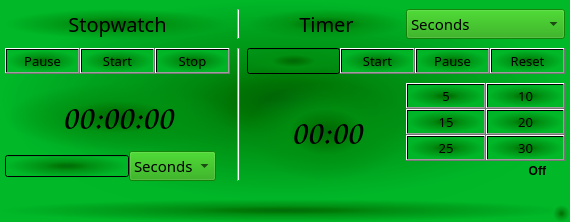
<?xml version="1.0" encoding="UTF-8"?>
<ui version="4.0">
 <class>MainWindow</class>
 <widget class="QMainWindow" name="MainWindow">
  <property name="geometry">
   <rect>
    <x>0</x>
    <y>0</y>
    <width>570</width>
    <height>222</height>
   </rect>
  </property>
  <property name="windowTitle">
   <string>Timer and Stopwatch</string>
  </property>
  <property name="windowIcon">
   <iconset>
    <normaloff>iconey.png</normaloff>iconey.png</iconset>
  </property>
  <property name="styleSheet">
   <string notr="true">background-color: qradialgradient(spread:pad, cx:0.5, cy:0.5, radius:0.5, fx:0.5, fy:0.5, stop:0 rgba(0, 97, 6, 223), stop:0.185042 rgba(0, 116, 4, 233), stop:0.359003 rgba(0, 138, 16, 235), stop:1 rgba(0, 184, 41, 233));
selection-background-color: qlineargradient(spread:pad, x1:0.5, y1:0.9, x2:0.5, y2:0, stop:0 rgba(7, 47, 9, 236), stop:1 rgba(4, 216, 0, 127));
alternate-background-color: qlineargradient(spread:pad, x1:0.5, y1:0.9, x2:0.5, y2:0, stop:0 rgba(7, 47, 9, 236), stop:1 rgba(4, 216, 0, 127));</string>
  </property>
  <property name="iconSize">
   <size>
    <width>25</width>
    <height>25</height>
   </size>
  </property>
  <property name="toolButtonStyle">
   <enum>Qt::ToolButtonIconOnly</enum>
  </property>
  <widget class="QWidget" name="centralwidget">
   <layout class="QGridLayout" name="gridLayout">
    <property name="sizeConstraint">
     <enum>QLayout::SetDefaultConstraint</enum>
    </property>
    <property name="leftMargin">
     <number>5</number>
    </property>
    <property name="topMargin">
     <number>0</number>
    </property>
    <property name="rightMargin">
     <number>5</number>
    </property>
    <property name="bottomMargin">
     <number>7</number>
    </property>
    <property name="horizontalSpacing">
     <number>7</number>
    </property>
    <property name="verticalSpacing">
     <number>0</number>
    </property>
    <item row="0" column="2">
     <layout class="QHBoxLayout" name="horizontalLayout_4">
      <item>
       <widget class="QLabel" name="LabelT_Outp">
        <property name="font">
         <font>
          <family>Sitka Small</family>
          <pointsize>15</pointsize>
         </font>
        </property>
        <property name="styleSheet">
         <string notr="true">background-color: qradialgradient(spread:pad, cx:0.5, cy:0.5, radius:0.5, fx:0.5, fy:0.5, stop:0 rgba(0, 97, 6, 223), stop:0.193548 rgba(0, 116, 4, 233), stop:0.476369 rgba(0, 144, 17, 208), stop:1 rgba(0, 184, 41, 0));</string>
        </property>
        <property name="text">
         <string>Timer</string>
        </property>
        <property name="alignment">
         <set>Qt::AlignCenter</set>
        </property>
       </widget>
      </item>
      <item>
       <widget class="QComboBox" name="ComboBox_Timer">
        <property name="font">
         <font>
          <family>Sitka Small</family>
          <pointsize>11</pointsize>
         </font>
        </property>
        <property name="styleSheet">
         <string notr="true">background-color: rgba(24, 161, 0, 200);</string>
        </property>
        <item>
         <property name="text">
          <string>Seconds</string>
         </property>
        </item>
        <item>
         <property name="text">
          <string>Minutes</string>
         </property>
        </item>
        <item>
         <property name="text">
          <string>Hours</string>
         </property>
        </item>
        <item>
         <property name="text">
          <string>Days</string>
         </property>
        </item>
       </widget>
      </item>
     </layout>
    </item>
    <item row="2" column="2">
     <layout class="QHBoxLayout" name="horizontalLayout_2" stretch="0,0,0,0">
      <property name="spacing">
       <number>0</number>
      </property>
      <property name="leftMargin">
       <number>0</number>
      </property>
      <property name="topMargin">
       <number>0</number>
      </property>
      <property name="rightMargin">
       <number>0</number>
      </property>
      <property name="bottomMargin">
       <number>0</number>
      </property>
      <item>
       <widget class="QLineEdit" name="LineEdit_Inp_Timer">
        <property name="font">
         <font>
          <family>Sitka Small</family>
          <pointsize>10</pointsize>
          <weight>50</weight>
          <bold>false</bold>
         </font>
        </property>
        <property name="styleSheet">
         <string notr="true">background-color: qradialgradient(spread:pad, cx:0.5, cy:0.5, radius:0.5, fx:0.5, fy:0.5, stop:0 rgba(0, 97, 6, 223), stop:0.193548 rgba(0, 116, 4, 233), stop:0.476369 rgba(0, 144, 17, 208), stop:1 rgba(0, 184, 41, 0));
gridline-color: rgb(0, 0, 0);</string>
        </property>
        <property name="maxLength">
         <number>5</number>
        </property>
        <property name="frame">
         <bool>true</bool>
        </property>
        <property name="echoMode">
         <enum>QLineEdit::Normal</enum>
        </property>
        <property name="alignment">
         <set>Qt::AlignCenter</set>
        </property>
       </widget>
      </item>
      <item>
       <widget class="QPushButton" name="Button_Start_Timer">
        <property name="sizePolicy">
         <sizepolicy hsizetype="Fixed" vsizetype="Fixed">
          <horstretch>0</horstretch>
          <verstretch>0</verstretch>
         </sizepolicy>
        </property>
        <property name="baseSize">
         <size>
          <width>0</width>
          <height>0</height>
         </size>
        </property>
        <property name="font">
         <font>
          <family>Sitka Small</family>
          <pointsize>10</pointsize>
          <weight>50</weight>
          <bold>false</bold>
         </font>
        </property>
        <property name="styleSheet">
         <string notr="true"/>
        </property>
        <property name="text">
         <string>Start</string>
        </property>
       </widget>
      </item>
      <item>
       <widget class="QPushButton" name="Button_Pause_Timer">
        <property name="sizePolicy">
         <sizepolicy hsizetype="Fixed" vsizetype="Fixed">
          <horstretch>0</horstretch>
          <verstretch>0</verstretch>
         </sizepolicy>
        </property>
        <property name="baseSize">
         <size>
          <width>0</width>
          <height>0</height>
         </size>
        </property>
        <property name="font">
         <font>
          <family>Sitka Small</family>
          <pointsize>10</pointsize>
          <weight>50</weight>
          <bold>false</bold>
         </font>
        </property>
        <property name="text">
         <string>Pause</string>
        </property>
       </widget>
      </item>
      <item>
       <widget class="QPushButton" name="Button_Reset_Timer">
        <property name="enabled">
         <bool>true</bool>
        </property>
        <property name="sizePolicy">
         <sizepolicy hsizetype="Fixed" vsizetype="Fixed">
          <horstretch>0</horstretch>
          <verstretch>0</verstretch>
         </sizepolicy>
        </property>
        <property name="baseSize">
         <size>
          <width>0</width>
          <height>0</height>
         </size>
        </property>
        <property name="font">
         <font>
          <family>Sitka Small</family>
          <pointsize>10</pointsize>
          <weight>50</weight>
          <bold>false</bold>
         </font>
        </property>
        <property name="text">
         <string>Reset</string>
        </property>
       </widget>
      </item>
     </layout>
    </item>
    <item row="2" column="0">
     <layout class="QHBoxLayout" name="horizontalLayout">
      <property name="spacing">
       <number>0</number>
      </property>
      <item>
       <widget class="QPushButton" name="Button_Pause_Stopwatch">
        <property name="font">
         <font>
          <family>Sitka Small</family>
          <pointsize>10</pointsize>
          <weight>50</weight>
          <bold>false</bold>
         </font>
        </property>
        <property name="text">
         <string>Pause</string>
        </property>
       </widget>
      </item>
      <item>
       <widget class="QPushButton" name="Button_Start_Stopwatch">
        <property name="font">
         <font>
          <family>Sitka Small</family>
          <pointsize>10</pointsize>
          <weight>50</weight>
          <bold>false</bold>
         </font>
        </property>
        <property name="text">
         <string>Start</string>
        </property>
       </widget>
      </item>
      <item>
       <widget class="QPushButton" name="Button_Stop_Stopwatch">
        <property name="font">
         <font>
          <family>Sitka Small</family>
          <pointsize>10</pointsize>
          <weight>50</weight>
          <bold>false</bold>
         </font>
        </property>
        <property name="text">
         <string>Stop</string>
        </property>
       </widget>
      </item>
     </layout>
    </item>
    <item row="0" column="0">
     <widget class="QLabel" name="LabelSW_Outp">
      <property name="font">
       <font>
        <family>Sitka Small</family>
        <pointsize>15</pointsize>
       </font>
      </property>
      <property name="styleSheet">
       <string notr="true">background-color: qradialgradient(spread:pad, cx:0.5, cy:0.5, radius:0.5, fx:0.5, fy:0.5, stop:0 rgba(0, 97, 6, 223), stop:0.193548 rgba(0, 116, 4, 233), stop:0.476369 rgba(0, 144, 17, 208), stop:1 rgba(0, 184, 41, 0));</string>
      </property>
      <property name="text">
       <string>Stopwatch</string>
      </property>
      <property name="alignment">
       <set>Qt::AlignCenter</set>
      </property>
     </widget>
    </item>
    <item row="0" column="1">
     <widget class="Line" name="line_2">
      <property name="orientation">
       <enum>Qt::Vertical</enum>
      </property>
     </widget>
    </item>
    <item row="3" column="2">
     <layout class="QHBoxLayout" name="horizontalLayout_3">
      <item>
       <widget class="QLabel" name="Output_Label_Timer">
        <property name="font">
         <font>
          <family>Comic Sans MS</family>
          <pointsize>26</pointsize>
         </font>
        </property>
        <property name="styleSheet">
         <string notr="true">background-color: qradialgradient(spread:pad, cx:0.5, cy:0.5, radius:0.5, fx:0.5, fy:0.5, stop:0 rgba(0, 97, 6, 223), stop:0.193548 rgba(0, 116, 4, 233), stop:0.476369 rgba(0, 144, 17, 208), stop:1 rgba(0, 184, 41, 0));</string>
        </property>
        <property name="text">
         <string>00:00</string>
        </property>
        <property name="alignment">
         <set>Qt::AlignCenter</set>
        </property>
       </widget>
      </item>
      <item>
       <layout class="QGridLayout" name="gridLayout_2">
        <item row="1" column="1">
         <widget class="QPushButton" name="Timer_Button_20">
          <property name="font">
           <font>
            <family>Sitka Small</family>
            <pointsize>10</pointsize>
            <weight>50</weight>
            <bold>false</bold>
           </font>
          </property>
          <property name="text">
           <string>20</string>
          </property>
         </widget>
        </item>
        <item row="0" column="1">
         <widget class="QPushButton" name="Timer_Button_10">
          <property name="font">
           <font>
            <family>Sitka Small</family>
            <pointsize>10</pointsize>
            <weight>50</weight>
            <bold>false</bold>
           </font>
          </property>
          <property name="text">
           <string>10</string>
          </property>
         </widget>
        </item>
        <item row="2" column="1">
         <widget class="QPushButton" name="Timer_Button_30">
          <property name="font">
           <font>
            <family>Sitka Small</family>
            <pointsize>10</pointsize>
            <weight>50</weight>
            <bold>false</bold>
           </font>
          </property>
          <property name="styleSheet">
           <string notr="true"/>
          </property>
          <property name="text">
           <string>30</string>
          </property>
         </widget>
        </item>
        <item row="2" column="0">
         <widget class="QPushButton" name="Timer_Button_25">
          <property name="font">
           <font>
            <family>Sitka Small</family>
            <pointsize>10</pointsize>
            <weight>50</weight>
            <bold>false</bold>
           </font>
          </property>
          <property name="text">
           <string>25</string>
          </property>
         </widget>
        </item>
        <item row="1" column="0">
         <widget class="QPushButton" name="Timer_Button_15">
          <property name="font">
           <font>
            <family>Sitka Small</family>
            <pointsize>10</pointsize>
            <weight>50</weight>
            <bold>false</bold>
           </font>
          </property>
          <property name="text">
           <string>15</string>
          </property>
         </widget>
        </item>
        <item row="0" column="0">
         <widget class="QPushButton" name="Timer_Button_5">
          <property name="font">
           <font>
            <family>Sitka Small</family>
            <pointsize>10</pointsize>
            <weight>50</weight>
            <bold>false</bold>
           </font>
          </property>
          <property name="text">
           <string>5</string>
          </property>
         </widget>
        </item>
        <item row="3" column="1">
         <widget class="QCheckBox" name="CheckBox_Sound">
          <property name="font">
           <font>
            <pointsize>9</pointsize>
            <weight>75</weight>
            <bold>true</bold>
            <strikeout>false</strikeout>
           </font>
          </property>
          <property name="cursor">
           <cursorShape>ArrowCursor</cursorShape>
          </property>
          <property name="contextMenuPolicy">
           <enum>Qt::DefaultContextMenu</enum>
          </property>
          <property name="layoutDirection">
           <enum>Qt::RightToLeft</enum>
          </property>
          <property name="autoFillBackground">
           <bool>false</bool>
          </property>
          <property name="styleSheet">
           <string notr="true">background-color: rgba(24, 161, 0, 0);</string>
          </property>
          <property name="text">
           <string>Off</string>
          </property>
          <property name="icon">
           <iconset>
            <normaloff>icon_mute_t.png</normaloff>icon_mute_t.png</iconset>
          </property>
          <property name="iconSize">
           <size>
            <width>16</width>
            <height>16</height>
           </size>
          </property>
          <property name="tristate">
           <bool>false</bool>
          </property>
         </widget>
        </item>
       </layout>
      </item>
     </layout>
    </item>
    <item row="2" column="1" rowspan="2">
     <widget class="Line" name="line">
      <property name="orientation">
       <enum>Qt::Vertical</enum>
      </property>
     </widget>
    </item>
    <item row="3" column="0">
     <layout class="QVBoxLayout" name="verticalLayout">
      <item>
       <widget class="QLabel" name="Output_Label_Stopwatch">
        <property name="font">
         <font>
          <family>Comic Sans MS</family>
          <pointsize>26</pointsize>
          <strikeout>false</strikeout>
         </font>
        </property>
        <property name="styleSheet">
         <string notr="true">background-color: qradialgradient(spread:pad, cx:0.5, cy:0.5, radius:0.5, fx:0.5, fy:0.5, stop:0 rgba(0, 97, 6, 223), stop:0.193548 rgba(0, 116, 4, 233), stop:0.476369 rgba(0, 144, 17, 208), stop:1 rgba(0, 184, 41, 0));</string>
        </property>
        <property name="text">
         <string>00:00:00</string>
        </property>
        <property name="alignment">
         <set>Qt::AlignCenter</set>
        </property>
       </widget>
      </item>
      <item>
       <layout class="QHBoxLayout" name="horizontalLayout_5">
        <item>
         <widget class="QLineEdit" name="LineEdit_Time_Stopwath">
          <property name="font">
           <font>
            <pointsize>9</pointsize>
           </font>
          </property>
          <property name="text">
           <string/>
          </property>
          <property name="alignment">
           <set>Qt::AlignCenter</set>
          </property>
         </widget>
        </item>
        <item>
         <widget class="QComboBox" name="ComboBox_Stopwatch">
          <property name="font">
           <font>
            <family>Sitka Small</family>
            <pointsize>11</pointsize>
           </font>
          </property>
          <property name="styleSheet">
           <string notr="true">background-color: rgba(24, 161, 0, 200);</string>
          </property>
          <item>
           <property name="text">
            <string>Seconds</string>
           </property>
          </item>
          <item>
           <property name="text">
            <string>Minutes</string>
           </property>
          </item>
          <item>
           <property name="text">
            <string>Hours</string>
           </property>
          </item>
          <item>
           <property name="text">
            <string>Days</string>
           </property>
          </item>
         </widget>
        </item>
        <item>
         <widget class="QCheckBox" name="CheckBox_Stopwatch">
          <property name="font">
           <font>
            <pointsize>10</pointsize>
           </font>
          </property>
          <property name="layoutDirection">
           <enum>Qt::RightToLeft</enum>
          </property>
          <property name="styleSheet">
           <string notr="true">background-color: rgba(24, 161, 0, 0);</string>
          </property>
          <property name="text">
           <string/>
          </property>
          <property name="icon">
           <iconset>
            <normaloff>icon_sw_stop.png</normaloff>icon_sw_stop.png</iconset>
          </property>
          <property name="iconSize">
           <size>
            <width>25</width>
            <height>25</height>
           </size>
          </property>
         </widget>
        </item>
       </layout>
      </item>
     </layout>
    </item>
   </layout>
  </widget>
  <widget class="QStatusBar" name="StatusBar">
   <property name="font">
    <font>
     <family>Sylfaen</family>
     <pointsize>10</pointsize>
     <kerning>true</kerning>
    </font>
   </property>
   <property name="layoutDirection">
    <enum>Qt::LeftToRight</enum>
   </property>
   <property name="sizeGripEnabled">
    <bool>true</bool>
   </property>
  </widget>
 </widget>
 <resources/>
 <connections/>
</ui>
